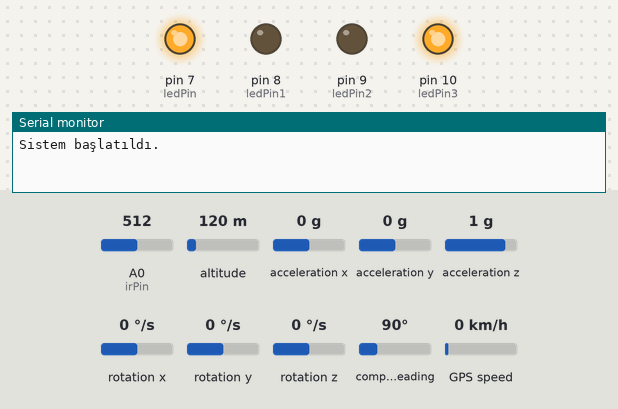
Bench run of a sketch on a simulated Arduino Uno, built with avr-gcc and run on an emulated ATmega328P. Parts: output pins drawn as LEDs (lit = HIGH), the last lines printed to the serial monitor. Inputs (shaded band) come from the test bench; at power-on: A0 (irPin) = 512, altitude 120 m, acceleration x 0 g, acceleration y 0 g, acceleration z 1 g, rotation x 0 °/s, rotation y 0 °/s, rotation z 0 °/s, compass heading 90°, GPS speed 0 km/h. Storage starts empty; the GPS gets a fix after 3 s at 37.7749, -122.4194 with 8 satellites.

Above: at 0.1 s.
At 3.3 s:
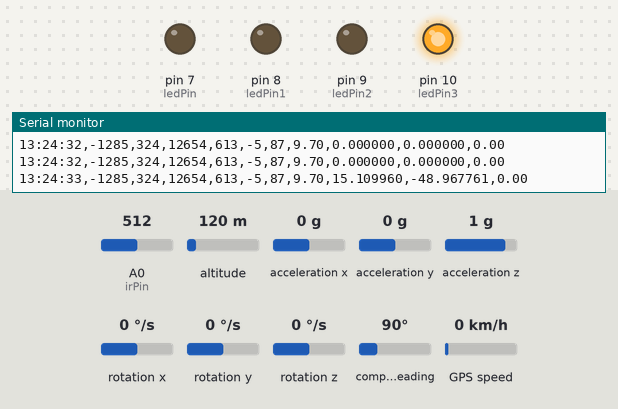
Timing chart, 0 to 4.8 s (numbered marks = the images above):
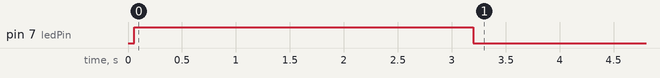

The sketch:

ProjeKod.ino
```cpp
#include <Wire.h>
#include <MPU6050.h>
#include <SoftwareSerial.h>
#include <TinyGPSPlus.h>
#include <SPI.h>
#include <SD.h>
#include <math.h>

// Modül tanımlamaları
MPU6050 mpu;
SoftwareSerial gpsSerial(3, 4);
TinyGPSPlus gps;

const int irPin = A0;
const int chipSelect = 6;
const char* filename = "veri.csv";

const int ax_offset = 1285;
const int ay_offset = -324;
const int az_offset = 3730;
const int gx_offset = -613;
const int gy_offset = 5;
const int gz_offset = -87;
const int ledPin = 7;
const int ledPin1 = 8;
const int ledPin2 = 9;
const int ledPin3 = 10;

void setup() {
  Serial.begin(9600);
  Wire.begin();
  gpsSerial.begin(9600);
  pinMode(ledPin, OUTPUT);
  pinMode(ledPin1, OUTPUT);
  pinMode(ledPin2, OUTPUT);
  pinMode(ledPin3, OUTPUT);


  mpu.initialize();
  if (!mpu.testConnection()) {
    Serial.println("MPU bağlantı hatası!");
    while (1){
      digitalWrite(ledPin1, HIGH);
      delay(500);
      digitalWrite(ledPin1, LOW);
      delay(500);
    }
  }

  if (!SD.begin(chipSelect)) {
    Serial.println("SD kart hatası!");
    while (1){
      digitalWrite(ledPin2, HIGH);
      delay(500);
      digitalWrite(ledPin2, LOW);
      delay(500);
    }
  }

  if (SD.exists(filename)) SD.remove(filename);
  File file = SD.open(filename, FILE_WRITE);
  if (file) {
    file.println("Zaman,AccX,AccY,AccZ,GyroX,GyroY,GyroZ,IRcm,Lat,Lon,Hiz");
    file.close();
  }
  Serial.println("Sistem başlatıldı.");
  digitalWrite(ledPin3, HIGH);

}

void loop() {
  long sum_ax = 0, sum_ay = 0, sum_az = 0;
  long sum_gx = 0, sum_gy = 0, sum_gz = 0;
  float sum_ir = 0;
  double sum_lat = 0, sum_lon = 0, sum_hiz = 0;

  int samples = 5;

  for (int i = 0; i < samples; i++) {
    int16_t ax, ay, az, gx, gy, gz;
    mpu.getMotion6(&ax, &ay, &az, &gx, &gy, &gz);

    ax -= ax_offset;
    ay -= ay_offset;
    az -= az_offset;
    gx -= gx_offset;
    gy -= gy_offset;
    gz -= gz_offset;

    int ir = analogRead(irPin);
    float volt = ir * 5.0 / 1023.0;
    float irCm = 27.86 / pow(volt, 1.15);

    while (gpsSerial.available()) {
      gps.encode(gpsSerial.read());
    }

    double lat = gps.location.isValid() ? gps.location.lat() : 0.0;
    double lon = gps.location.isValid() ? gps.location.lng() : 0.0;
    double hiz = gps.speed.isValid() ? gps.speed.kmph() : 0.0;

    if (!gps.location.isValid()) {
  digitalWrite(ledPin, HIGH);  // Uydudan veri alınamıyor, LED YANAR
} else {
  digitalWrite(ledPin, LOW);   // Uydudan veri alınıyor, LED SÖNER
}

    sum_ax += ax;
    sum_ay += ay;
    sum_az += az;
    sum_gx += gx;
    sum_gy += gy;
    sum_gz += gz;
    sum_ir += irCm;
    sum_lat += lat;
    sum_lon += lon;
    sum_hiz += hiz;

    delay(40); //200 ms toplam
  }

  long avg_ax = sum_ax / samples;
  long avg_ay = sum_ay / samples;
  long avg_az = sum_az / samples;
  long avg_gx = sum_gx / samples;
  long avg_gy = sum_gy / samples;
  long avg_gz = sum_gz / samples;
  float avg_ir = sum_ir / samples;
  double avg_lat = sum_lat / samples;
  double avg_lon = sum_lon / samples;
  double avg_hiz = sum_hiz / samples;

  String zaman = "00:00:00";
  if (gps.time.isValid()) {
    zaman = String(gps.time.hour()+3) + ":" +
            (gps.time.minute() < 10 ? "0" : "") + String(gps.time.minute()) + ":" +
            (gps.time.second() < 10 ? "0" : "") + String(gps.time.second());
  }

  // Seri monitör
  Serial.print(zaman); Serial.print(",");
  Serial.print(avg_ax); Serial.print(",");
  Serial.print(avg_ay); Serial.print(",");
  Serial.print(avg_az); Serial.print(",");
  Serial.print(avg_gx); Serial.print(",");
  Serial.print(avg_gy); Serial.print(",");
  Serial.print(avg_gz); Serial.print(",");
  Serial.print(avg_ir); Serial.print(",");
  Serial.print(avg_lat, 6); Serial.print(",");
  Serial.print(avg_lon, 6); Serial.print(",");
  Serial.println(avg_hiz, 2);

  // SD kart
  File file = SD.open(filename, FILE_WRITE);
  if (file) {
    file.print(zaman); file.print(",");
    file.print(avg_ax); file.print(",");
    file.print(avg_ay); file.print(",");
    file.print(avg_az); file.print(",");
    file.print(avg_gx); file.print(",");
    file.print(avg_gy); file.print(",");
    file.print(avg_gz); file.print(",");
    file.print(avg_ir); file.print(",");
    file.print(avg_lat, 6); file.print(",");
    file.print(avg_lon, 6); file.print(",");
    file.println(avg_hiz, 2);
    file.close();
  } else {
    Serial.println("Dosya açılamadı! (Loop)");
    digitalWrite(ledPin3, LOW);
    digitalWrite(ledPin2, HIGH);
      delay(500);
      digitalWrite(ledPin2, LOW);
      delay(500);
  }
}
```

Measured:
- by itself, pin 7 (ledPin): LOW → HIGH at 0.06 s, → LOW 3.1 s later
